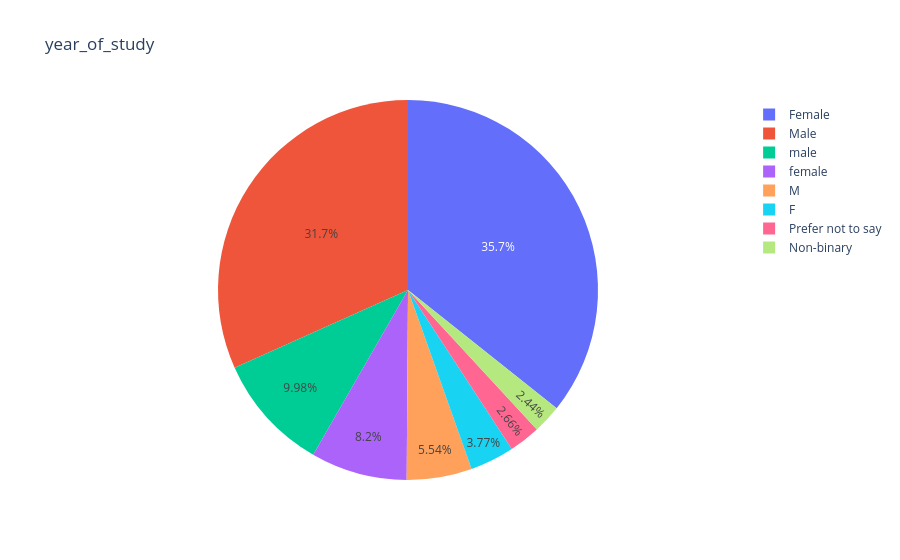

The notebook cell this image was saved under:
### Code cell
import plotly.express as px
fig=px.pie(df,title='year_of_study',names='gender',hover_data=['phq9_score','gad7_score','cgpa'])
fig.show()

### Figure 1 — Plotly figure (JSON) as saved in the notebook; plotly's stock layout.template omitted (floating-point values rounded to 4 significant figures; data arrays with more than 128 entries replaced by an {"elided": "..."} marker saying what was removed)
{"data": [{"customdata": {"elided": "451x3 float values"}, "domain": {"x": [0, 1], "y": [0, 1]}, "hovertemplate": "gender=%{label}<br>phq9_score=%{customdata[0]}<br>gad7_score=%{customdata[1]}<br>cgpa=%{customdata[2]}<extra></extra>", "labels": {"elided": "451 str values"}, "legendgroup": "", "name": "", "showlegend": true, "type": "pie"}], "layout": {"legend": {"tracegroupgap": 0}, "title": {"text": "year_of_study"}}}
